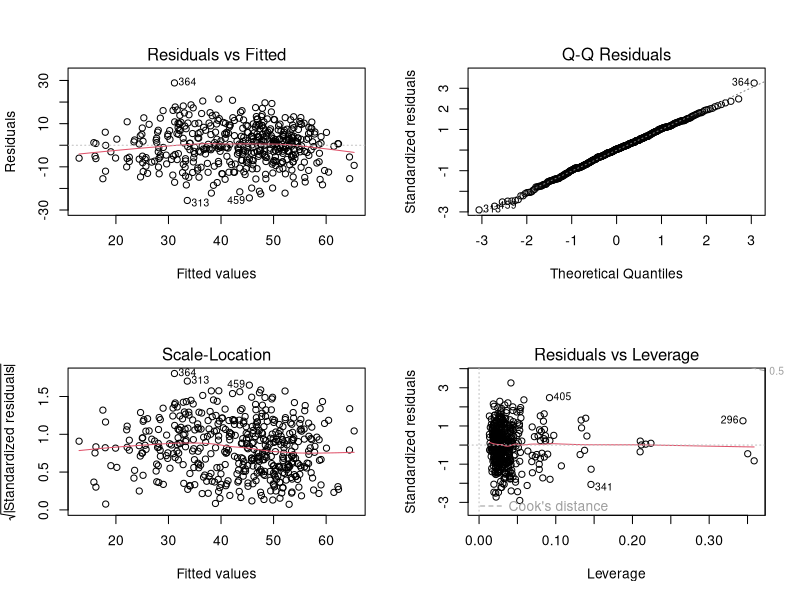
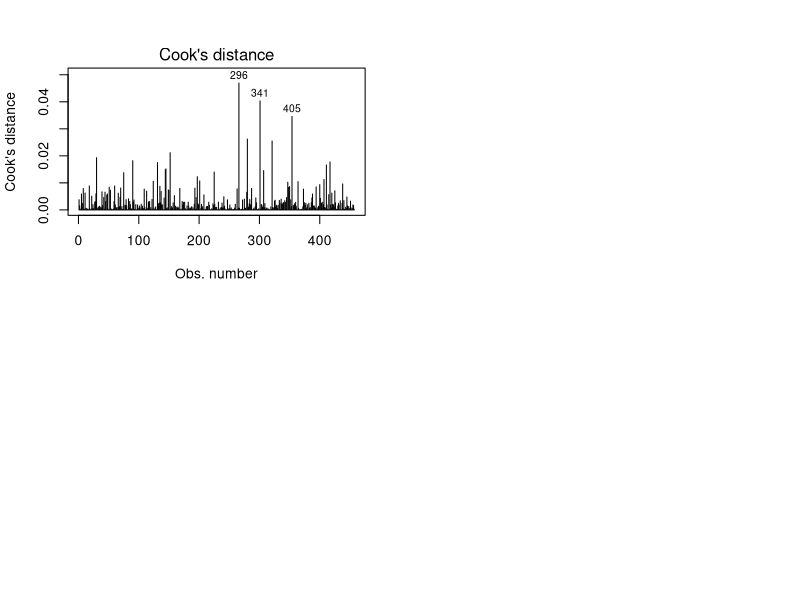

The R script that drew these images, in order:
## ---- chunk 1
knitr::opts_chunk$set(echo = TRUE)
library(tidyverse)
## ---- chunk 2
data <- read.csv("MH_survey_only_higher_index.csv",
    na.strings = "NA")
names(data)
#only relevant for Seokjun's PC 
names(data)[1] <- "gender"

data <- data[, -c(17:22)]


# Assigning factors 
data$gender <- factor(data$gender)
data$age_group <- factor(data$age_group)
data$country_lockdown <- factor(data$country_lockdown)
data$marital <- factor(data$marital)
data$smoking <- factor(data$smoking)
data$fivfruitveg <- factor(data$fivfruitveg)
data$shielded <- factor(data$shielded)
data$week_soc_distancing <- factor(data$week_soc_distancing)
data$athlete <- factor(data$athlete)
## ---- chunk 3
model_full <- lm(MHC_SF_OVERALL ~ ., data = data[complete.cases(data), ])
summary(model_full)

step(model_full, direction = "backward")
## ---- chunk 4
model_step9 = lm(formula = MHC_SF_OVERALL ~ gender + age_group + week_soc_distancing + 
    athlete + HADS_OVERALL + RES_TOTAL + LONE_TOTAL, data = data[complete.cases(data), 
    ])  
model_step9  %>% summary()
## ---- chunk 5
no_HADS = lm(formula = MHC_SF_OVERALL ~ gender + age_group + week_soc_distancing + 
    athlete+ RES_TOTAL + LONE_TOTAL, data = data[complete.cases(data), 
    ]) 

no_RES = lm(formula = MHC_SF_OVERALL ~ gender + age_group + week_soc_distancing + 
    athlete + HADS_OVERALL + LONE_TOTAL, data = data[complete.cases(data), 
    ])

paste0("AIC without HADS: ", c(no_HADS %>% extractAIC())[2] %>% round(2)) 
paste0("AIC without RES: ", c(no_RES %>% extractAIC())[2] %>% round(2)) 
## ---- chunk 6
final_model = lm(formula = MHC_SF_OVERALL ~ gender + age_group + week_soc_distancing + 
    athlete + HADS_OVERALL + LONE_TOTAL, data = data[complete.cases(data), 
    ])
final_model %>% summary()
## ---- chunk 7
par(mfrow = c(2, 2))
plot(final_model)
## ---- chunk 8
plot(final_model, which=4)
## ---- chunk 9
final_model$model[c(296, 341, 405), ]

## ---- chunk 10
final_model$model %>% summary()
## ---- chunk 11
model_interaction = lm(formula = MHC_SF_OVERALL ~ (gender + age_group + week_soc_distancing + 
    athlete + HADS_OVERALL + + LONE_TOTAL)^2, data = data[complete.cases(data), ])  
anova(final_model, model_interaction)
## ---- chunk 12
final_model %>% summary()
## ---- chunk 13
w.o.age_group = lm(formula = MHC_SF_OVERALL ~ gender + week_soc_distancing + 
    athlete + HADS_OVERALL + LONE_TOTAL, data = data[complete.cases(data), 
    ])
anova(final_model, w.o.age_group)
## ---- chunk 14
w.o.week_soc_dist = lm(formula = MHC_SF_OVERALL ~ gender + age_group + 
    athlete + HADS_OVERALL + LONE_TOTAL, data = data[complete.cases(data), 
    ])
anova(final_model, w.o.week_soc_dist )
